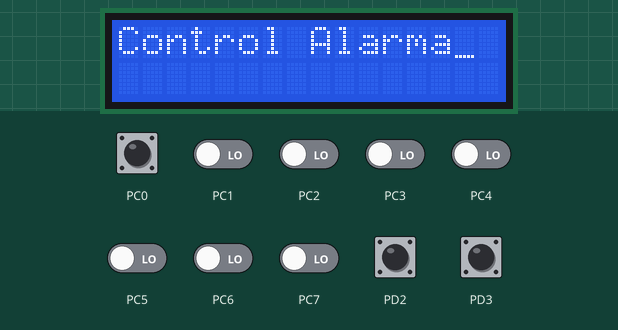
The program below on a simulated ATmega32, built with avr-gcc and emulated at 16 MHz. Shown: 16×2 character LCD. Wiring (inferred from the names in the program): character LCD (HD44780): RS PB1; E PB0; data PA0, PA1, PA2, PA3, PA4, PA5, PA6, PA7. Inputs (shaded band) come from the test bench; at power-on: PC0, PD2, PD3 HIGH, PC1–7 LOW.

Above: at 1.5 s.
1.6 s: PD3 pulled LOW for 1 s
At 4.4 s:
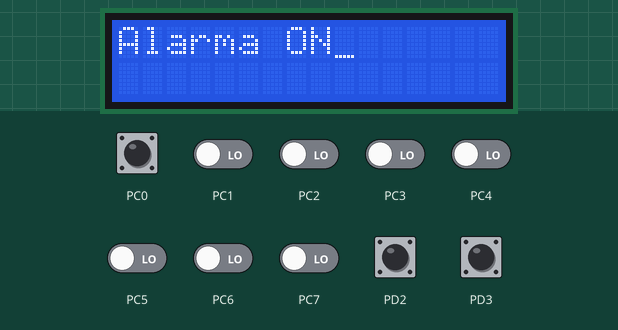
4.7 s: PC0 pulled LOW for 1 s
At 6.2 s:
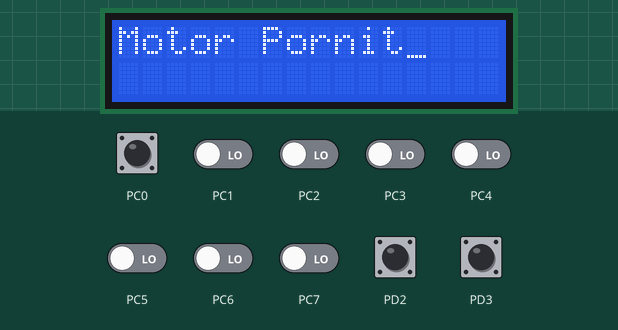
7.2 s: PD2 pulled LOW for 1 s
At 8.4 s:
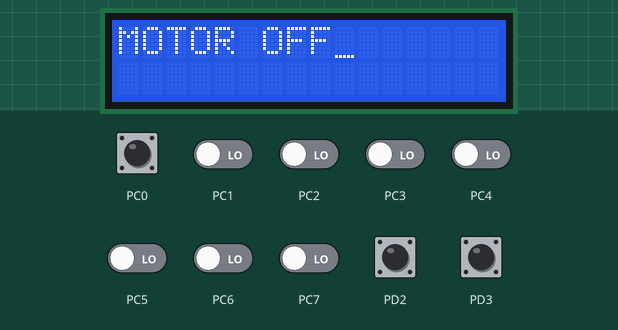
9.7 s: PD3 pulled LOW for 0.15 s
At 10.6 s:
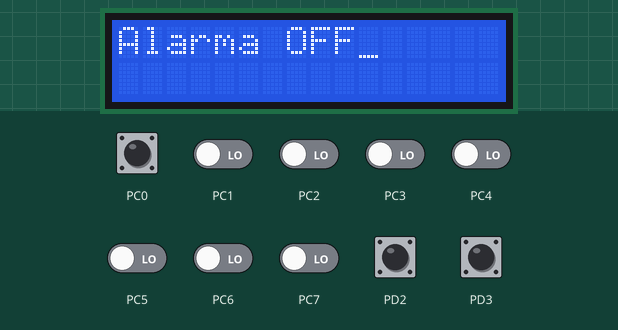
11.4 s: PC0 pulled LOW for 0.15 s
At 12.7 s:
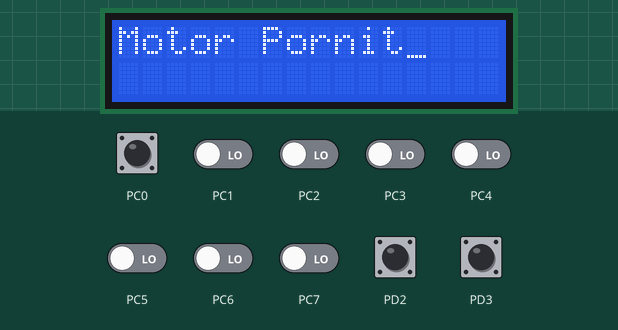
13.0 s: PD2 pulled LOW for 0.15 s
At 13.6 s:
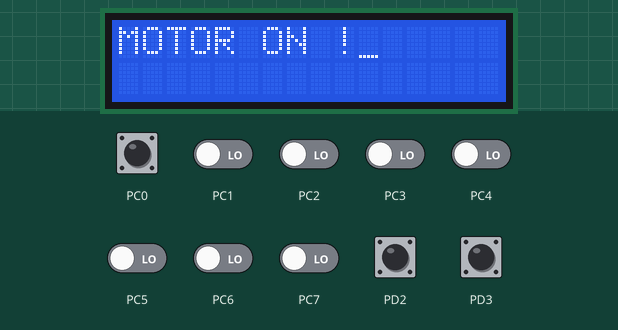
Timing chart, 0 to 15.6 s (numbered marks = the images above; inputs shaded):
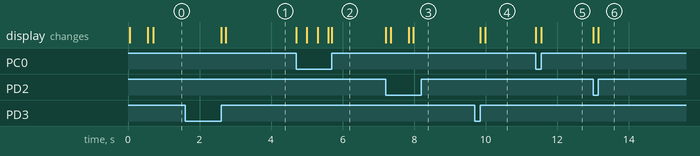

The program:

main.c
```c
/*
 * GccApplication1.c
 *
 * Created: 12/21/2021 1:22:06 PM
 *  Author: uidq8132
 */


#include <avr/io.h>
#include <avr/interrupt.h>
#ifndef F_CPU
#define F_CPU 16000000UL // 16 MHz clock speed
#endif
#include <util/delay.h>
#include "io_handler.h"
#include "Button.h"
#include "lcd.h"

/*Interrupt Service Routine for INT1*/
ISR(INT1_vect)
{
	static int stare_alarma = 1;
	char *text = "unknown";
	if (stare_alarma == 1)
	{
		SetPin('C', 7);
		stare_alarma = 0;
		text = "Alarma ON";
	}
	else
	{
		text = "Alarma OFF";
		ResetPin('C', 7);
		stare_alarma = 1;
	}
	ClearScreen();
	CursorAtInitPosition();
	SendText(text);
	_delay_ms(500);  	/* Software debouncing control delay */
}

/*Interrupt Service Routine for INT0*/
ISR(INT0_vect)
{
	static int stare_motor = 1;
	char *text = "unknown";

	if (stare_motor == 0)
	{
		text = "MOTOR OFF";
		stare_motor = 1;
	}else
	{
		text = "MOTOR ON !";
		stare_motor = 0;
	}

	ClearScreen();
	CursorAtInitPosition();
	SendText(text);
	_delay_ms(500);  	/* Software debouncing control delay */

}


int main(void)
{
	char *text = "Control Alarma";
	char *text1 = "Motor Pornit";
	InitLcd('B', 'A', 1, 0);
	SendText(text);
	DDRD=0;			/* PORTD as input */
	PORTD=0xFF;		/* Make pull up high */
	GICR = 1<<INT0 | 1<<INT1;		/* Enable INT0 / INT1 */
	MCUCR = 1<<ISC01 | 1<<ISC00;  /* Trigger INT0 on rising edge */
	MCUCR = 1<<ISC11 | 1<<ISC10;  /* Trigger INT1 on rising edge */

	sei(); /* Enable Global Interrupt */

	while(1) //infinite loop
	{
		if (ReadPin('C', 0) == 0)
		{
			ClearScreen();
			CursorAtInitPosition();
			SendText(text1);
		}


	}
	return 0;
}
```

Button.c
```c
/*
 * Button.c
 *
 * Created: 06.04.2016 0:04:15
 *  Author: Valeriu
 */

#include <avr/io.h>

int isKthBitSet(int n, int k)
{
	k = k + 1;
	if (n & (1 << (k - 1)))
	return 1;
	else
	return 0;
}

int ReadPin(char Port, int Pin)
{
	switch (Port)
	{
		case 'A':
			DDRA = DDRA & (0<<Pin); // setez PORT & PIN ca input
			PORTA = PORTA | (1<<Pin);  // activez rez. de Pull Up
			return isKthBitSet(PINA, Pin);
		case 'C':
			DDRC = DDRC & (0<<Pin); // setez PORT & PIN ca input
			PORTC = PORTC | (1<<Pin);  // activez rez. de Pull Up
			return isKthBitSet(PINC, Pin);
	}
}
```

Button.h
```c
/*
 * Button.h
 *
 * Created: 06.04.2016 0:03:28
 *  Author: Valeriu
 */


#ifndef BUTTON_H_
#define BUTTON_H_

int ReadPin(char Port, int Pin);


#endif /* BUTTON_H_ */
```

Global.h
```c
/*
 |=========================================================================
 |
 | Project   : CONTINENTAL LEARNING PROGRAM
 |
 | Module    : LAB1 App1
 |
 |
 | Purpose   : Header for Global definitions
 |
 |
 | Created   : 04.01.2014
 |
 |
 |-------------------------------------------------------------------------
 |                  Last modification:
 |-------------------------------------------------------------------------
 |  $Author: AlSm  $  $Revision: 1ds $
 |
 |-------------------------------------------------------------------------
 |                          H I S T O R Y
 |-------------------------------------------------------------------------
 |
 | $Log: Global.h  $
 | Revision 1.1 15:04 04.01.2014 AlSm
 | Initial revision
 |
 |=========================================================================
*/

#ifndef GLOBAL_H_
#define GLOBAL_H_

/* Includes */
/*============================================================================*/
#define APP_LEVEL 2

/* Constants and types */
/*============================================================================*/
#define F_CPU		16000000 //clock freq-must be define before including util/delay.h


typedef signed char sint8;
typedef unsigned char uint8;
typedef signed int sint16;
typedef unsigned int uint16;
typedef signed long sint32;
typedef unsigned long uint32;
/* Exported Variables */
/*============================================================================*/


/* Exported functions prototypes */
/*============================================================================*/


#endif /* GLOBAL_H_ */

/* Notice: the file ends with a blank new line to avoid compiler warnings */
```

io_handler.c
```c
/*
 * CFile1.c
 *
 * Created: 12/21/2021 2:35:25 PM
 *  Author: uidq8132
 */

#include <avr/io.h>

void ResetPin(char Port, int Pin)
{
	switch (Port)
	{
		case 'A':
			DDRA = DDRA | (1<<Pin);
			PORTA = PORTA & (0<<Pin);
			break;
		case 'B':
			DDRB = DDRB | (1<<Pin);
			PORTB = PORTB & (0<<Pin);
			break;
		case 'C':
			DDRC = DDRC | (1<<Pin);
			PORTC = PORTC & (0<<Pin);
			break;
		case 'D':
			DDRD = DDRD | (1<<Pin);
			PORTD = PORTD & (0<<Pin);
			break;

	}
}


void SetPin(char Port, int Pin)
{
	switch (Port)
	{
		case 'A':
			DDRA = DDRA | (1<<Pin);
			PORTA = PORTA | (1<<Pin);
			break;
		case 'B':
			DDRB = DDRB | (1<<Pin);
			PORTB = PORTB | (1<<Pin);
			break;
		case 'C':
			DDRC = DDRC | (1<<Pin);
			PORTC = PORTC | (1<<Pin);
			break;
		case 'D':
			DDRD = DDRD | (1<<Pin);
			PORTD = PORTD | (1<<Pin);
			break;
	}
}
```

io_handler.h
```c
/*
 * IncFile1.h
 *
 * Created: 12/21/2021 2:36:31 PM
 *  Author: uidq8132
 */


#ifndef INCFILE1_H_
#define INCFILE1_H_

void ResetPin(char Port, int Pin);
void SetPin(char Port, int Pin);


#endif /* INCFILE1_H_ */
```

driver_PWM.c
```c
/*
 * driver_PWM.c
 *
 * Created: 02.04.2016 16:06:41
 *  Author: Valeriu
 */

//used TIMER1_COMPx_vect
#include <avr/io.h>
#include "driver_PWM.h"


void init_PWM(int out_compare_1, int out_compare_2)
{

	TCCR1A = 0xFE;  //Inverting mode; Update OCRx at bottom and set OCxx when TCNC1==OCR1x
	TCCR1B = 0x19;
	TCNT1 = 0;
	ICR1 = 1000; //ICR1 = TOP COUNT
	OCR1A = 1001; // Pin is PD5; To rise duty cycle you need to rise OCR1A from 0 to 1001 (TOP=ICR1)
	OCR1B = 1001;	//Pin is PD4

 }
```

driver_PWM.h
```c
/*
 * driver_PWM.h
 *
 * Created: 02.04.2016 16:02:44
 *  Author: Valeriu
 */


//used TIMER1_COMPx_vect

#ifndef DRIVER_PWM_H_
#define DRIVER_PWM_H_

#include "Global.h"
#include <avr/io.h>
#include <avr/interrupt.h>

void init_PWM(int out_compare_1, int out_compare_2);

#define Set_duty_cycle1(x) OCR1A=1000-x*10;
#define Set_duty_cycle2(x) OCR1B=1000-x*10;


#endif /* DRIVER_PWM_H_ */
```

driver_interrupt.c
```c
/*
 * driver_interrupt.c
 *
 * Created: 02.04.2016 14:17:25
 *  Author: Valeriu
 */


#include <avr/io.h>
#include "driver_interrupt.h"

//1 ms intrerupere
//used TIMER0_COMP_vect

void init_Timer0_int(void)
{
	TCCR0 = 0x8B; // prescaler = 64
	TCNT0 = 0;
	OCR0 = 125;
	TIMSK = TIMSK | 0X02;
	TIFR = 0X02;
	MCUCR |= ((1 << ISC01) | (1 << ISC00)); /*select the rising edge*/
	GICR |= (1 << INT0); /*external interrupt request 0 enable*/
}
```

driver_interrupt.h
```c
/*
 * driver_interrupt.h
 *
 * Created: 02.04.2016 14:16:22
 *  Author: Valeriu
 */
//used TIMER0_COMPx_vect

#ifndef DRIVER_INTERRUPT_H_
#define DRIVER_INTERRUPT_H_


#include "Global.h"
#include <avr/io.h>
#include <avr/interrupt.h>

void init_Timer0_int(void);


#endif /* DRIVER_INTERRUPT_H_ */
```

lcd.c
```c
#include "io_handler.h"
#include <avr/io.h>
#ifndef F_CPU
#define F_CPU 16000000UL // 16 MHz clock speed
#endif

#include <util/delay.h>
#define SET_ENABLE SetPin(ControlPort, EnablePin)
#define SET_DATA SetPin(ControlPort, RSPin)
#define CLEAR_ENABLE ResetPin(ControlPort, EnablePin)
#define SET_COMMAND ResetPin(ControlPort, RSPin)


char DataPort = 'A';
char ControlPort = 'B';
int RSPin = 1;
int EnablePin = 0;


void SetControlPort(char Port)
{
	ControlPort = Port;
}

void SetDataPort(char Port)
{
	int i = 0;
	DataPort = Port;
	for (i = 0; i <= 7; i++)
	{
		ResetPin(DataPort, i);
	}
}


void SetRSPin(int Pin)
{
	RSPin = Pin;
	ResetPin(ControlPort, RSPin);
}

void SetEnablePin(int Pin)
{
	EnablePin = Pin;
	ResetPin(ControlPort, EnablePin);
}

void SendCommand(char Data)
{
	switch(DataPort)
	{
		case 'A':
			PORTA = Data;
			break;
		case 'B':
			PORTB = Data;
			break;
		case 'C':
			PORTC = Data;
			break;
		case 'D':
			PORTD = Data;
			break;
	}

	SET_ENABLE;
	SET_COMMAND;
	_delay_ms(2);
	CLEAR_ENABLE;
	_delay_ms(10);
}

void SendData(char Data)
{
	switch(DataPort)
	{
		case 'A':
			PORTA = Data;
			break;
		case 'B':
			PORTB = Data;
			break;
		case 'C':
			PORTC = Data;
			break;
		case 'D':
			PORTD = Data;
			break;
	}


	SET_ENABLE;
	SET_DATA;
	_delay_ms(2);
	CLEAR_ENABLE;
	_delay_ms(10);
	//_delay_ms(10);

}

void ClearScreen(void)
{
	SendCommand(0x01);
}

void CursorAtInitPosition(void)
{
	SendCommand(0x80);
}

void NextLine(void)
{
	SendCommand(0x80+0x40);
}

void InitLcd(char _ControlPort, char _DataPort, int _RSPin, int _EnablePin)
{
	SetControlPort(_ControlPort);
	SetDataPort(_DataPort);
	SetRSPin(_RSPin);
	SetEnablePin(_EnablePin);
	SendCommand(0x3F); // set 8 bit mode
	SendCommand(0x02);
    SendCommand(0x0E);
	ClearScreen();
	_delay_ms(500);
	// CursorAtInitPosition();
}

void SendText(char *Text)
{
	int i = 0;
	while(Text[i] != '\0')
	{
		SendData(Text[i]);
		if (i == 15)
		{
			NextLine();
		}
		i++;
	}
};
```

lcd.h
```c
/*
 * lcd.h
 *
 * Created: 12/21/2021 6:26:58 PM
 *  Author: uidq8132
 */


#ifndef LCD_H_
#define LCD_H_


void InitLcd(char _ControlPort, char _DataPort, int _RSPin, int _EnablePin);
void ClearScreen(void);
void SendData(char Data);
void SendCommand(char Data);
void CursorAtInitPosition(void);
void NextLine(void);
void SendText(char *Text);
#endif /* LCD_H_ */
```

Measured:
- after the input at 1.6 s, the display: first changes after 1.0 s (image 1 shows a later state)
- after the input at 4.7 s, the display: first changes at once (image 2 shows a later state)
- after the input at 7.2 s, the display: first changes at once (image 3 shows a later state)
- after the input at 9.7 s, the display: first changes after 0.15 s (image 4 shows a later state)
- after the input at 11.4 s, the display: first changes at once (image 5 shows a later state)
- after the input at 13.0 s, the display: first changes at once (image 6 shows a later state)
